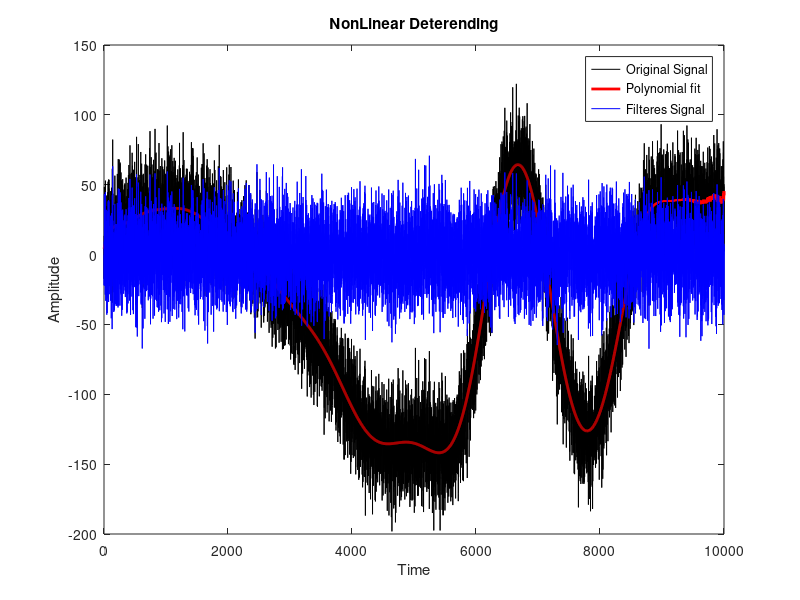

Recreate this plot in MATLAB.
clc
clear all
close all

%% generate signal
n=10000;
t=(1:n)';
k=10; %number of poles for random interpolation
slowdrift= interp1(100*randn(k,1),linspace(1,k,n),'pchip')'; % add slow polnomial drift
signal= slowdrift + 20*randn(n,1); %signal with slow polynomial drift

%% Bayes Information Criterion to find optimal order
orders=(5:40)'; %possible orders
sse1= zeros(length(orders),1); %sum of squared errors
for i1=1:length(orders)
    yhat=polyval(polyfit(t,signal,orders(i1)),t); %compute polynomial (fitting time series)
    sse1(i1)= sum((yhat-signal).^2)/n;%compute fit of model to data (sum of squared errors)
end
 bic=n*log(sse1) + orders*log(n); %bayes information criteria
[bestP, idx]= min(bic); %best parameter has lowest bic
polycoefs=polyfit(t,signal,orders(idx)); %Filter with best parameter (lowest BIC)
yhat=polyval(polycoefs,t); %polynomial fit
filtsig=signal-yhat;  %filtered signal

%% Plot
plot(t,signal,'k')
hold on
plot(t,yhat,'r','linew',2)
plot(t,filtsig,'b')
title('NonLinear Deterending')
xlabel('Time')
ylabel('Amplitude')
legend('Original Signal','Polynomial fit','Filteres Signal')
